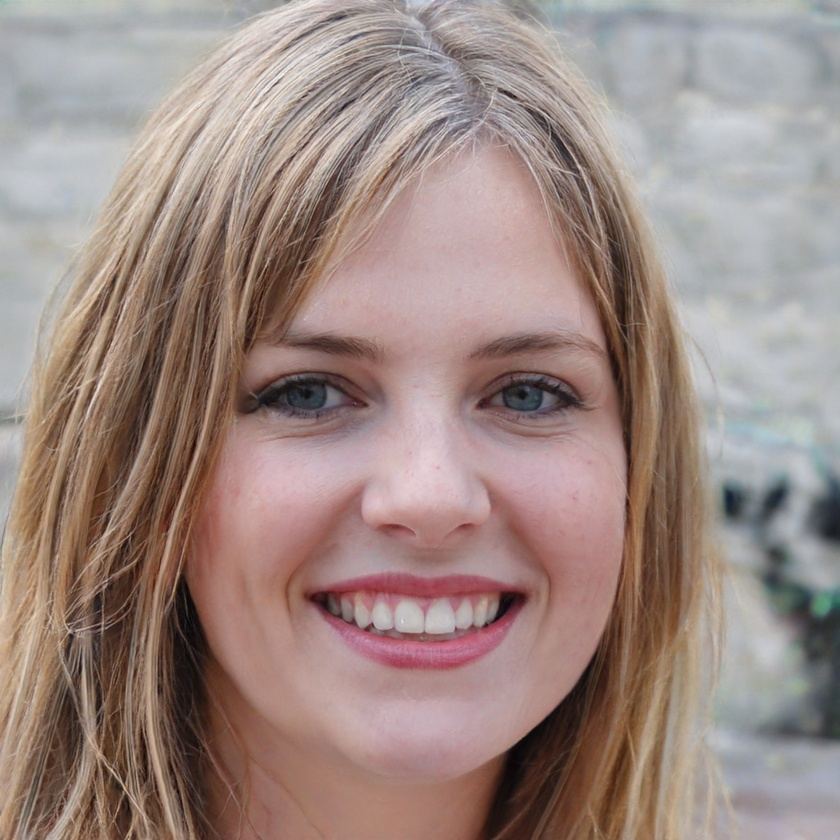
#> input picture images/thispersondoesnotexist.jpg, 840 x 840 px, shrunk from 1024 x 1024 before the run, given in place of the camera
$ jupyter execute 2_blink_counter.ipynb   (text cells are left out)
#> lines starting #> are read from the running program, lines starting #| are printed output that depends on the picture; after the words box and inside, x2 and y2 are one past the last pixel; in counts of white or black regions, pixels touching at a corner belong together
[cell 1]
import numpy as np
import cv2

[cell 2]
#CascadeClassifiers
eye_cascade = cv2.CascadeClassifier('haarcascade_eye_tree_eyeglasses.xml')
face_cascade = cv2.CascadeClassifier('haarcascade_frontalface_default.xml')

first_read = True

#Video Capture
cap = cv2.VideoCapture(0)
ret, img = cap.read()
#> img is the input picture: shape (840, 840, 3); mean B, G, R 130.6, 136.6, 156.6

while(ret):
    ret,img = cap.read()

    gray=cv2.cvtColor(img, cv2.COLOR_BGR2GRAY)
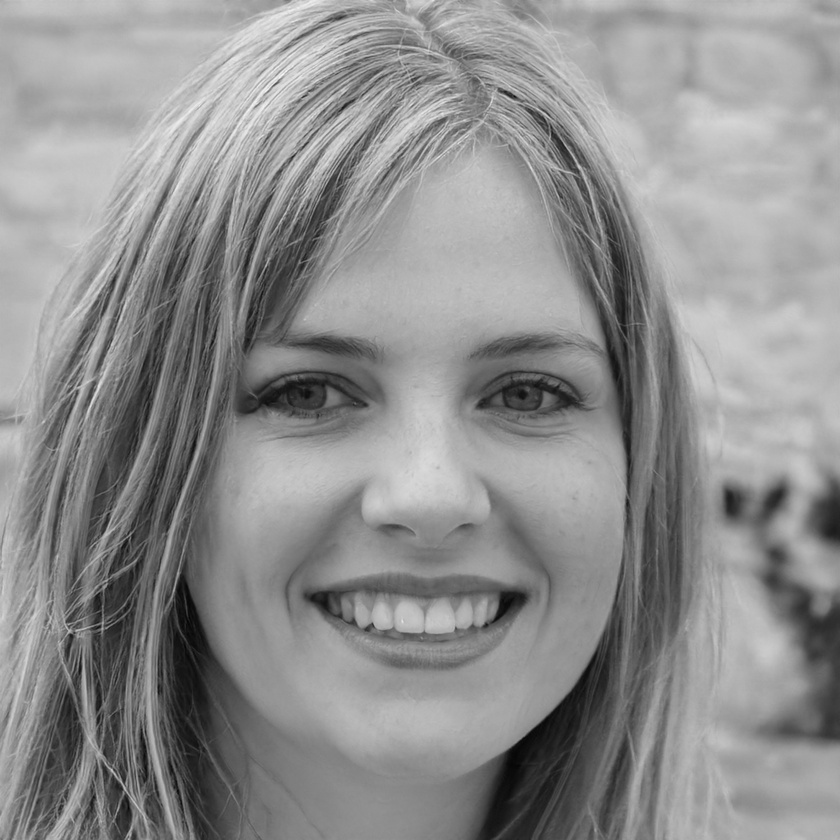
#> gray: shape (840, 840); min 4, max 251, mean 141.9
    #remove impurities
    gray = cv2.bilateralFilter(gray, 5, 1 ,1)

    faces = face_cascade.detectMultiScale(gray, 1.3,5,minSize=(200,200))
#> faces = [[127, 172, 581, 581]]
    print(faces)
#| [[127 172 581 581]]

    if(len(faces)>0):
        for(x, y, w, h) in faces:
            img = cv2.rectangle(img, (x, y), (x+w, y+h), (255, 0, 0), 2)

            #roi_face
            roi_face = gray[y:y+h, x:x+w]
            roi_face_clr = img[y:y+h, x:x+w]
            eyes = eye_cascade.detectMultiScale(roi_face,  1.3,5,minSize=(50,50))

            #Examining
            if(len(eyes)>1):
                if(first_read):
                    cv2.putText(img, "Eyes detected. Press X to begin", (70,70), cv2.FONT_HERSHEY_PLAIN, 3, (0,255,0),2)
                else:
                    cv2.putText(img, "Eyes open", (70,70), cv2.FONT_HERSHEY_PLAIN, 3, (0,255,0),2)
            else:
                if(first_read):
                    cv2.putText(img, "No eyes detected.", (70,70), cv2.FONT_HERSHEY_PLAIN, 3, (0,255,0),2)
                else:
                    cv2.putText(img, "Eyes open", (70,70), cv2.FONT_HERSHEY_PLAIN, 3, (0,255,0),2)
#> this loop made 1 pass
#> (x, y, w, h, eyes) on pass 1: (127, 172, 581, 581, [[124, 169, 116, 116], [334, 162, 122, 122]])
#> pass 1, `img = cv2.rectangle(img, (x, y), (x+w, y+h), (255, 0, 0), 2)`:
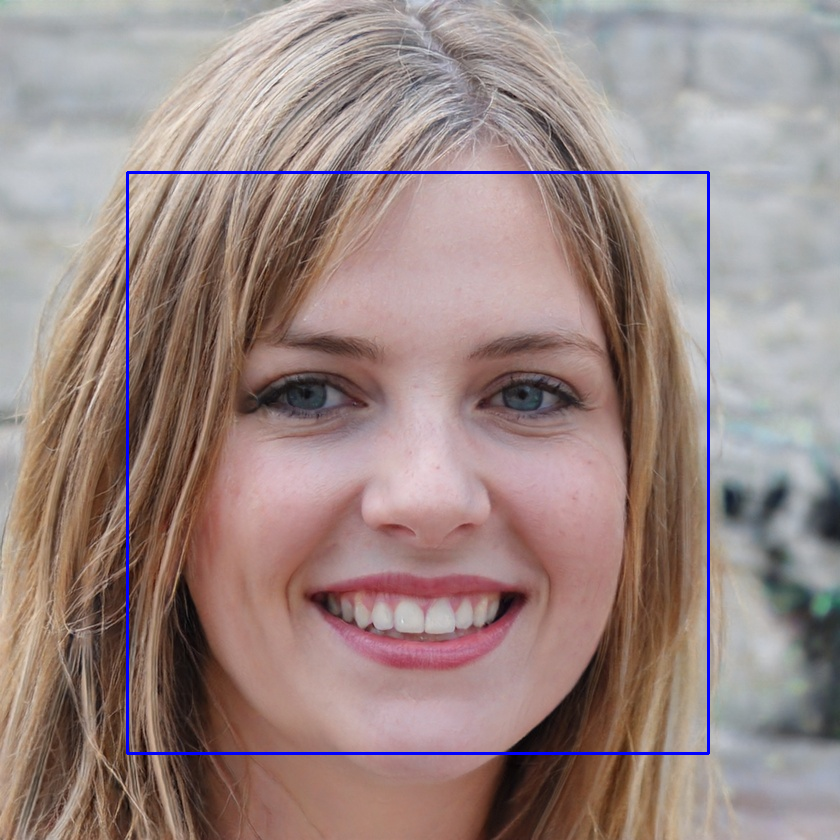
#> img: shape (840, 840, 3); 0.99% of pixels changed, all inside (x1, y1, x2, y2) = (126, 171, 710, 755)
#> pass 1, `roi_face = gray[y:y+h, x:x+w]`:
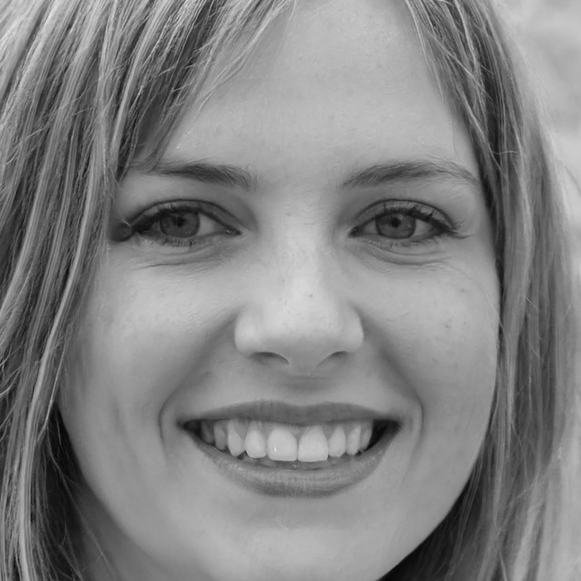
#> roi_face: shape (581, 581); min 4, max 233, mean 130.3
#> pass 1, `roi_face_clr = img[y:y+h, x:x+w]`:
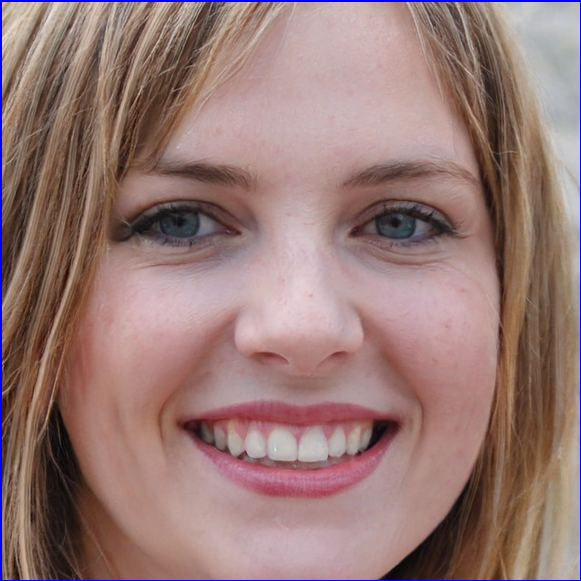
#> roi_face_clr: shape (581, 581, 3); mean B, G, R 116.9, 120.9, 151.6
#> after the loop:
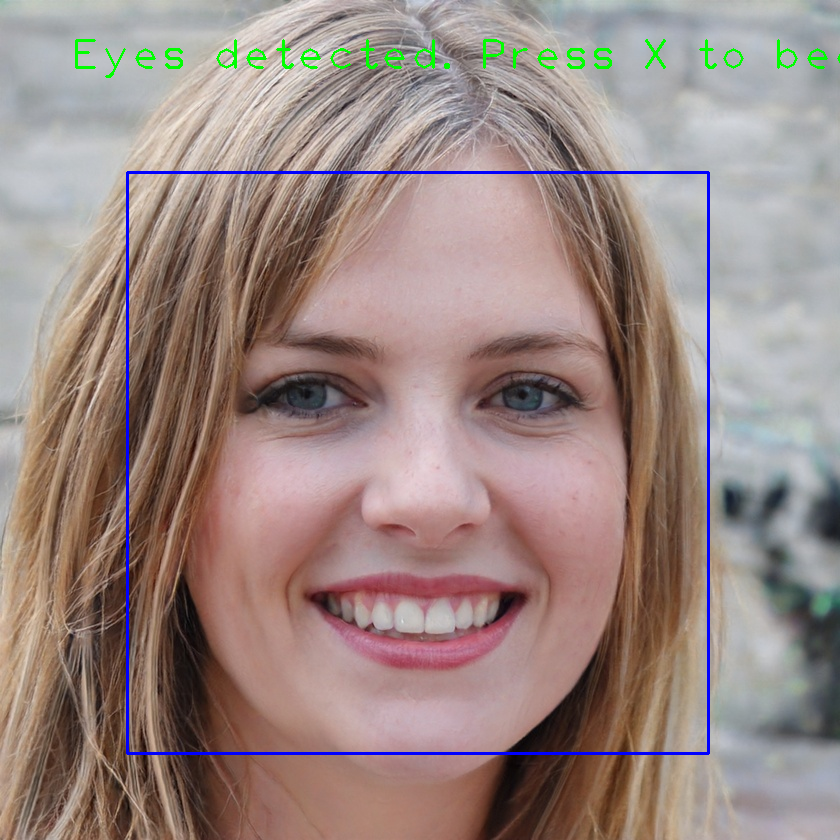
#> img: shape (840, 840, 3); 0.52% of pixels changed, all inside (x1, y1, x2, y2) = (75, 39, 840, 78)

    else:
         cv2.putText(img, "No face detected.", (170,170), cv2.FONT_HERSHEY_PLAIN, 3, (0,255,0),2)

    cv2.imshow('img', img)
    a = cv2.waitKey(1)
#> (key q is pressed here)
    if(a==ord('q')):
        break
    elif(a==ord('x') and first_read):
        first_read = False

cap.release()
cv2.destroyAllWindows()
